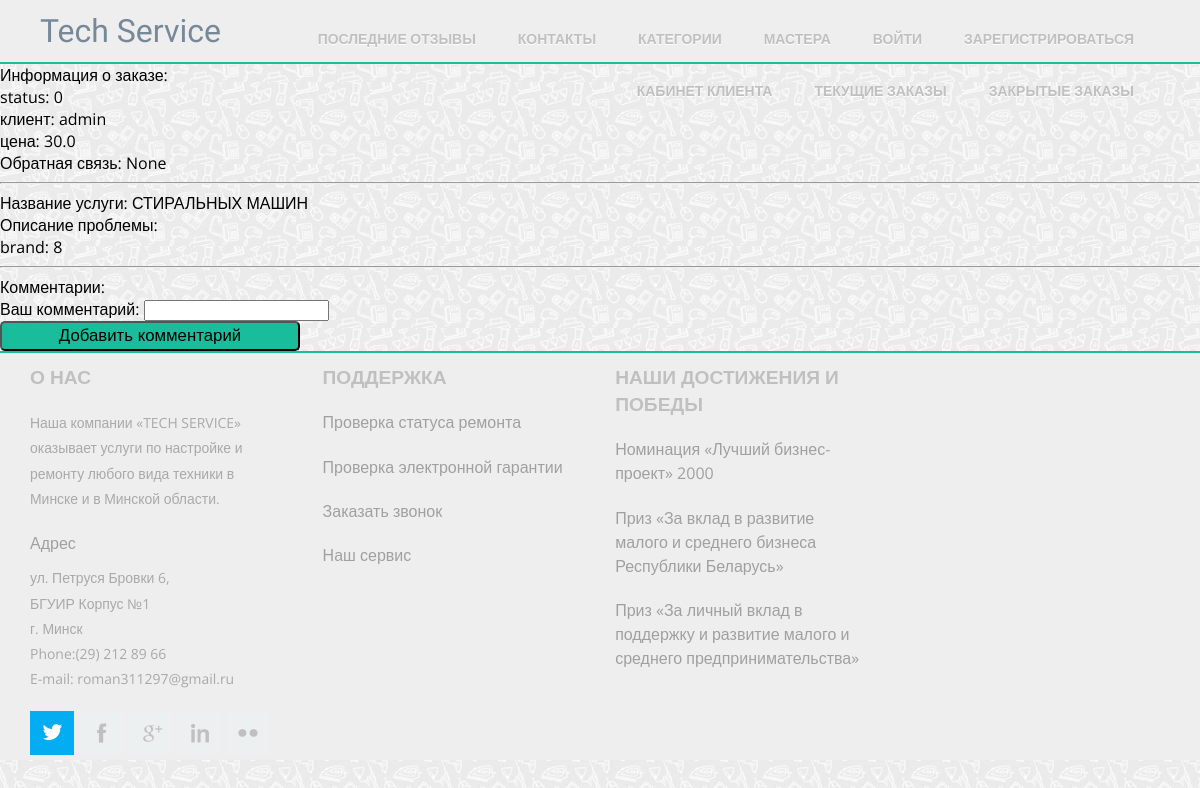
The app's page /client/orders/4/, older data.
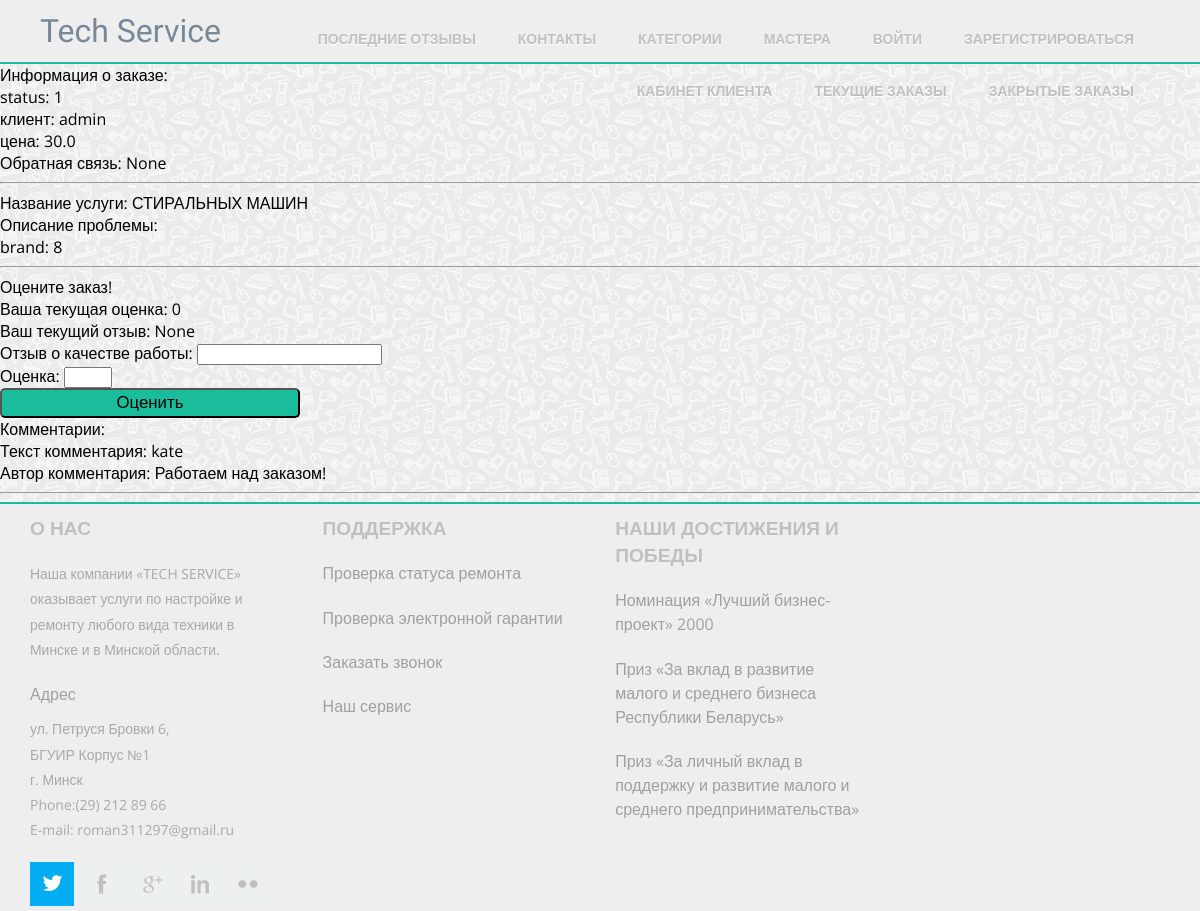
The same page, newer data.
### master_office/models.py (models this page shows, shortened)
class Order(models.Model):
    client = models.ForeignKey(User, on_delete=models.CASCADE)
    status = models.IntegerField(default=0)
    price = models.FloatField()
    begin_date = models.DateTimeField(auto_now=True)
    end_date = models.DateTimeField(blank=True, null=True)
    expected_date = models.DateTimeField(blank=True, null=True)
    rating = models.IntegerField(default=0, blank=True, null=True)
    feedback = models.TextField(blank=True, null=True)

class OrderLine(models.Model):
    order = models.ForeignKey('Order', on_delete=models.CASCADE)
    service = models.ForeignKey(Service, on_delete=models.CASCADE)
    master = models.ForeignKey('Master', on_delete=models.CASCADE, blank=True, null=True)
    brand_name = models.CharField(max_length=20)
    device_name = models.CharField(max_length=20)
    serial_id = models.CharField(max_length=20)
    feedback = models.TextField(blank=True, null=True)
    trouble_description = models.TextField()
    status = models.IntegerField(default=0)

class Comment(models.Model):
    content = models.TextField(verbose_name="Текст комментария")
    author = models.ForeignKey(User, null=True)
    order = models.ForeignKey(Order)
    date = models.DateTimeField(auto_now=True, blank=True, null=True)

### mainApp/models.py (models this page shows, shortened)
class Service(models.Model):
    name = models.CharField(max_length=120)
    description = models.TextField()
    time = models.CharField(max_length=20, help_text="How much time service will take")
    price = models.IntegerField()
    area = models.ForeignKey('Area', on_delete=models.SET_NULL, null=True)

### client_office/views.py (the view)
# urls.py: url(r'^orders/(?P<pk>\d+)/$', 'client_office.views.order', name="client_office-detail"),
def order(request, pk=1):
    comment_form = CommentForm()
    args = {}
    order = Order.objects.get(id=pk)
    args['order'] = order
    args['comments'] = Comment.objects.filter(order=args['order'])
    args['username'] = request.user
    if order.status == 1:
        fb_form = FeedbackForm()
        args['fb_form'] = fb_form
    else:
        args['form'] = comment_form
    return render(request, 'client_office/order_detail.html', args)

### client_office/forms.py (shortened to what this page needs)
class FeedbackForm(forms.ModelForm):
    feedback = forms.CharField(label="Отзыв о качестве работы", required=True)
    rating = forms.IntegerField(label="Оценка", required=True, max_value=5, min_value=0)
    class Meta:
        model = Order
        fields = ('feedback', 'rating')

### client_office/templates/client_office/order_detail.html (shortened to what this page needs)
{% extends "client_office/client_wrapper.html" %}
{% block client_content %}
    Информация о заказе:
    <p>status: {{ order.status }}</p>
    <p>клиент: {{ order.client.first_name }}</p>
    <p>цена: {{ order.price }}</p>
    <p>Обратная связь: {{ order.feedback }}</p>
    <hr>
    {% for line in order.orderline_set.all %}
        <p>Название услуги: {{ line.service.name }}</p>
        <p>Описание проблемы: {{ line.touble_description }}</p>
        <p>brand: {{ line.brand_name }}</p>
        <hr>
    {% endfor %}
    {% if fb_form != Null %}
        <p>Оцените заказ!</p>
        <form action="{% url 'add_feedback' order.id %} " method="post">
    <h4>Ваша текущая оценка: {{ order.rating }} </h4>
    <h4>Ваш текущий отзыв: {{ order.feedback }}</h4>
            {{ fb_form.as_p }}
            <button id="register-button" type="submit">Оценить</button>
        </form>
    {% endif %}
    <p>Комментарии:</p>
    {% if form != Null %}
        <form action="{% url 'addcomment' order.id %} " method="post">
            {{ form.as_p }}
            <button id="register-button" type="submit">Добавить комментарий</button>
        </form>
    {% endif %}
    {% for comment in order.comment_set.all %}
        <p>
        <p>Текст комментария: {{ comment.author.username }}</p>
        <p>Автор комментария: {{ comment.content }}</p>
        </p>
        <hr>
    {% endfor %}
{% endblock %}

Row changes from the older to the newer data that the page shows:
changed Order "None": status "0" → "1"; rating (not shown) → "0"; feedback (not shown) → "None"
added Comment: author.username "kate", content "Работаем над заказом!"
Text that changed along with them:
text no longer shown: "Ваш комментарий: Добавить комментарий"
text now shown: "Оцените заказ! Ваша текущая оценка: Ваш текущий отзыв: Отзыв о качестве работы: Оценка: Оценить"
